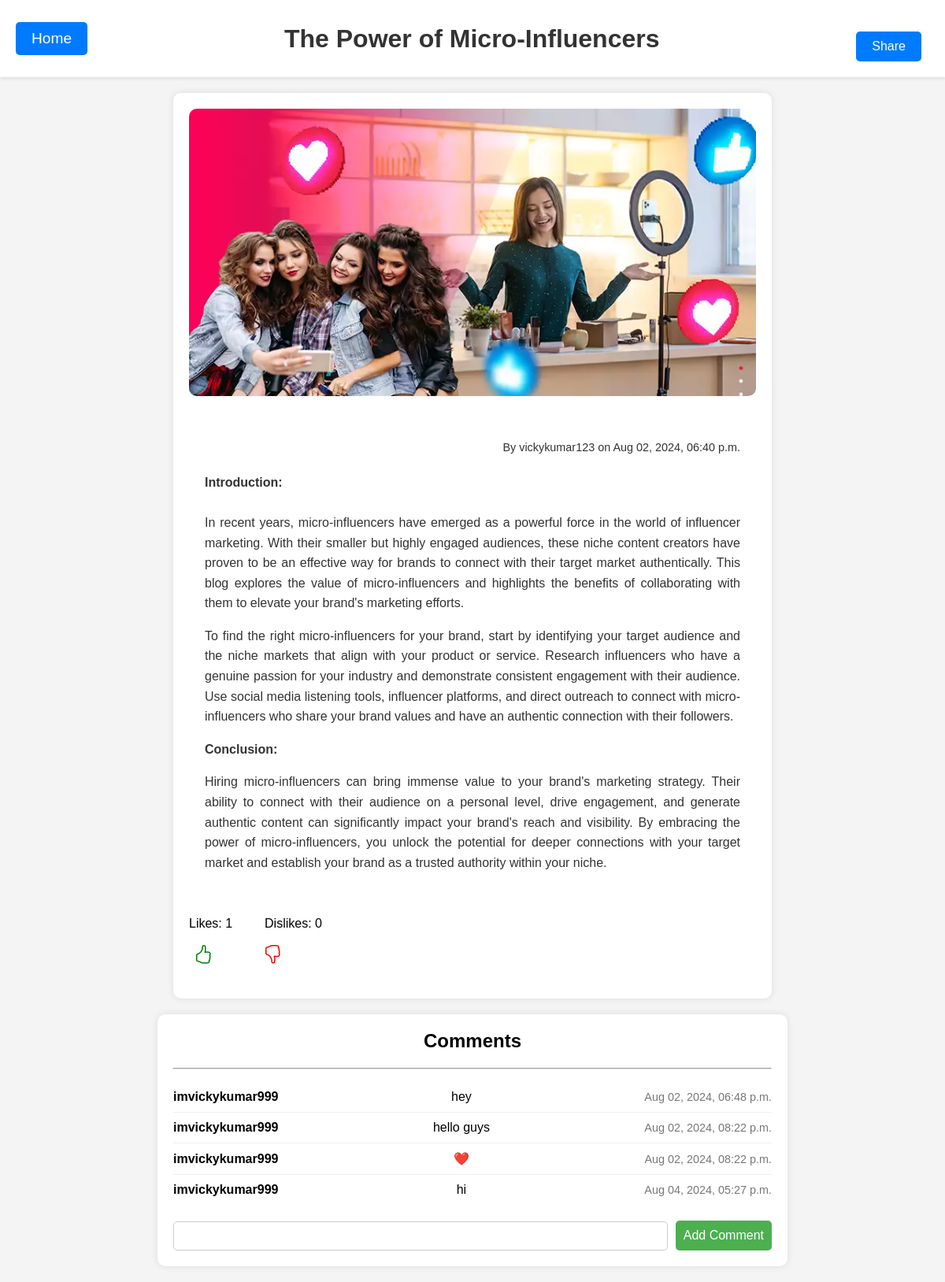
Screenshot of /post/3/ (signed in) with the database file from the repository.
### blog/models.py (models this page shows, shortened)
class Post(models.Model):
    title = models.CharField(max_length=200)
    content = RichTextField()
    created_at = models.DateTimeField(auto_now_add=True)
    updated_at = models.DateTimeField(auto_now=True)
    image = models.ImageField(upload_to='blog_images/', blank=True, null=True)
    author = models.ForeignKey(User, on_delete=models.CASCADE, default=1)  # Temporary default

class Comment(models.Model):
    post = models.ForeignKey(Post, related_name='comments', on_delete=models.CASCADE)
    user = models.ForeignKey(User, on_delete=models.CASCADE)
    content = models.TextField()
    created_at = models.DateTimeField(auto_now_add=True)

### blog/views.py (the view)
# urls.py: path('post/<int:pk>/', views.post_detail, name='post_detail'),
def post_detail(request, pk):
    post = get_object_or_404(Post, pk=pk)
    comments = post.comments.all()
    likes = post.likes_dislikes.filter(is_like=True).count()
    dislikes = post.likes_dislikes.filter(is_like=False).count()
    if request.method == 'POST':
        if 'comment_form' in request.POST:
            comment_form = CommentForm(request.POST)
            if comment_form.is_valid():
                comment = comment_form.save(commit=False)
                comment.post = post
                comment.user = request.user
                comment.save()
                return redirect('post_detail', pk=post.pk)
        elif 'like' in request.POST or 'dislike' in request.POST:
            is_like = 'like' in request.POST
            LikeDislike.objects.update_or_create(
                post=post,
                user=request.user,
                defaults={'is_like': is_like},
            )
            return redirect('post_detail', pk=post.pk)
    else:
        comment_form = CommentForm()
    return render(request, 'blog/post_detail.html', {
        'post': post,
        'comments': comments,
        'comment_form': comment_form,
        'likes': likes,
        'dislikes': dislikes,
    })

### blog/forms.py
class CommentForm(forms.ModelForm):
    content = forms.CharField(widget=forms.TextInput(attrs={'class': 'comment-input'}))
    class Meta:
        model = Comment
        fields = ['content']

### blog/templates/blog/post_detail.html (shortened to what this page needs)
{% load static %}
<!DOCTYPE html>
<html lang="en">
<head>
    <link rel="stylesheet" href="https://cdnjs.cloudflare.com/ajax/libs/bootstrap-icons/1.10.0/font/bootstrap-icons.min.css">
</head>
<body>
    <header>
        <div class="nav-container">
            <a href="{% url 'home' %}" class="home-button">Home</a>
            <h1>{{ post.title }}</h1>
            <div class="share-button-container">
                <button id="tooltip" class="share-button" onclick="copyLink()">Share</button>
            </div>
        </div>
    </header>
    <main class="main-container">
        <div class="post-detail">
            {% if post.image %}
                <img src="{{ post.image.url }}" alt="{{ post.title }}" class="post-image">
            {% endif %}
            <div class="post-content">
                <p class="post-meta">By {{ post.author.username }} on {{ post.created_at|date:"M d, Y, h:i a" }}</p>
                <div>{{ post.content|safe }}</div>
            </div>
            <div class="post-interactions">
                <p>Likes: {{ likes }}  Dislikes: {{ dislikes }}</p>
                {% if user.is_authenticated %}
                    <div class="like-dislike-buttons">
                        <form method="post" style="display:inline;">
                            <button type="submit" name="like">
                                <i class="bi bi-hand-thumbs-up like-icon"></i>
                            </button>
                        </form>
                        <span class="tab-gap"></span>
                        <form method="post" style="display:inline;">
                            <button type="submit" name="dislike">
                                <i class="bi bi-hand-thumbs-down dislike-icon"></i>
                        </form>
                    </div>
                {% else %}
                    <p>Please <a href="/admin">login</a> to like/dislike this post.</p>
                {% endif %}
            </div>
        </div>
        <div class="comments-section">
            <h2>Comments</h2><hr>
            <ul>
                {% for comment in comments %}
                    <li>
                        <span class="comment-user">{{ comment.user.username }}</span>{{ comment.content }}
                        <span class="comment-date">{{ comment.created_at|date:"M d, Y, h:i a" }}</span>
                    </li>
                {% endfor %}
            </ul>
            {% if user.is_authenticated %}
                <form method="post">
                    {{ comment_form.content }}
                    <button type="submit" name="comment_form">Add Comment</button>
                </form>
            {% else %}
                <p>Please <a href="/admin">login</a> to add a comment.</p>
            {% endif %}
        </div>
    </main>
</body>
</html>

### blog/templates/blog/post_detail.html (style rules this page uses)
body { font-family: Arial, sans-serif; margin: 0; padding: 0; background-color: #f4f4f4; overflow-x: hidden; }
header { background-color: #fff; padding: 20px; width: 100%; box-shadow: 0 2px 4px rgba(0,0,0,0.1); box-sizing: border-box; }
.nav-container { display: flex; flex-wrap: wrap; align-items: center; justify-content: space-between; gap: 10px; }
header h1 { margin: 0; font-size: 2em; color: #333; flex-grow: 1; text-align: center; white-space: normal; overflow: visible; text-overflow: clip; }
header .home-button { background-color: #007bff; color: #fff; padding: 10px 20px; border-radius: 5px; text-decoration: none; white-space: nowrap; }
header .share-button-container { display: flex; align-items: center; gap: 10px; white-space: nowrap; }
header .share-button { background-color: #007bff; color: #fff; border: none; padding: 10px 20px; border-radius: 5px; cursor: pointer; font-size: 1em; white-space: nowrap; }
main { padding: 20px; max-width: 100%; box-sizing: border-box; }
.post-detail { max-width: 800px; margin: 0 auto; background-color: #fff; padding: 20px; box-shadow: 0 2px 4px rgba(0,0,0,0.1); border-radius: 10px; box-sizing: border-box; }
.post-image { width: 100%; height: auto; border-radius: 10px; }
.post-content { padding: 20px; box-sizing: border-box; }
.post-content p { line-height: 1.6; color: #333; }
.post-meta { margin-top: 10px; font-size: 0.9em; color: #999; text-align: right; }
.share-button-container { margin-top: 20px; text-align: right; }
.share-button { background-color: #007bff; color: #fff; border: none; padding: 10px 20px; border-radius: 5px; cursor: pointer; font-size: 1em; }
.home-button { color: white; text-decoration: none; font-size: 1.2em; }
.share-button-container { margin-right: 10px; }
.share-button { background-color: #4CAF50; color: white; border: none; padding: 10px; cursor: pointer; font-size: 1em; }
.main-container { display: flex; flex-direction: column; align-items: center; gap: 20px; max-width: 800px; margin: 0 auto; }
.post-detail, .comments-section { background-color: white; padding: 20px; width: 100%; box-shadow: 0 0 10px rgba(0, 0, 0, 0.1); border-radius: 10px; }
.post-image { max-width: 100%; height: auto; margin-bottom: 20px; border-radius: 10px; }
.post-content { margin-bottom: 20px; }
.post-meta { color: #777; font-size: 0.9em; margin-bottom: 20px; }
.post-interactions { margin-bottom: 20px; }
.like-dislike-buttons { display: flex; gap: 10px; }
.like-dislike-buttons button { background: none; border: none; cursor: pointer; }
.like-icon { font-size: 24px; color: green; }
.dislike-icon { font-size: 24px; color: red; }
.comments-section h2 { text-align: center; margin-top: 0; }
.comments-section ul { list-style-type: none; padding: 0; }
.comments-section li { display: flex; justify-content: space-between; align-items: center; border-bottom: 1px solid #eee; padding: 10px 0; }
.comments-section li:last-child { border-bottom: none; }
.comments-section .comment-user { font-weight: bold; }
.comments-section .comment-date { color: #777; font-size: 0.9em; }
.comments-section form { display: flex; align-items: center; gap: 10px; margin-top: 20px; }
.comments-section .comment-input { flex: 1; padding: 10px; border: 1px solid #ccc; border-radius: 5px; }
.comments-section button { background-color: #4CAF50; color: white; border: none; padding: 10px; cursor: pointer; font-size: 1em; border-radius: 5px; }
.tab-gap { display: inline-block; width: 2em; }

### rows the page displays
Post: title "The Power of Micro-Influencers", image (picture), author.username "vickykumar123", created_at "Aug 02, 2024, 06:40 p.m.", content "Introduction: In recent years, micro-influencers have emerged as a powerful force in the world of influencer marketing. With their smaller but highly engaged audiences, these niche content creators have proven to be an effective way for brands to connect with their target market authentically. This blog explores the value of micro-influencers and highlights the benefits of collaborating with them to elevate your brand's marketing efforts. To find the right micro-influencers for your brand, start by identifying your target audience and the niche markets that align with your product or service. Research influencers who have a genuine passion for your industry and demonstrate consistent…"
Comment: user.username "imvickykumar999", content "hey", created_at "Aug 02, 2024, 06:48 p.m."
Comment: user.username "imvickykumar999", content "hello guys", created_at "Aug 02, 2024, 08:22 p.m."
Comment: user.username "imvickykumar999", content "❤️", created_at "Aug 02, 2024, 08:22 p.m."
Comment: user.username "imvickykumar999", content "hi", created_at "Aug 04, 2024, 05:27 p.m."

### other values shown
{{ likes }} "1"
{{ dislikes }} "0"
